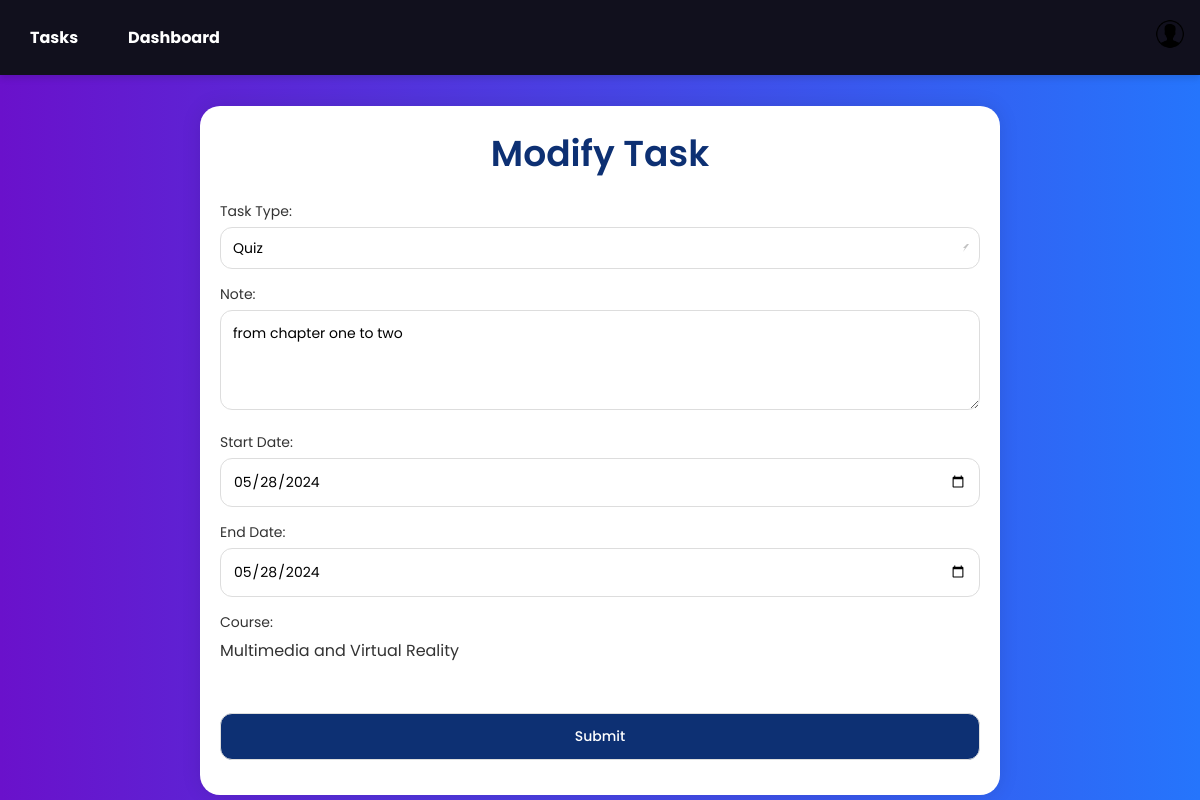
Page /modify_task.php?task_id=3 (signed in) on the committed database.
### tables this page shows
CREATE TABLE `tasks` (
  `task_id` int(11) NOT NULL,
  `task_type` enum('Quiz','Assignment') NOT NULL,
  `start_date` datetime NOT NULL,
  `end_date` datetime NOT NULL,
  `note` varchar(500) DEFAULT NULL,
  `course_id` int(11) DEFAULT NULL,
  `professor_id` int(11) DEFAULT NULL
);

CREATE TABLE `courses` (
  `course_id` int(11) NOT NULL,
  `course_name` varchar(255) NOT NULL,
  `semester` enum('1','2') NOT NULL,
  `level_id` int(11) DEFAULT NULL
);

### modify_task.php (the view, shortened to what this page needs)
<?php
$db = new mysqli('localhost', 'root', '', 'chatbot_login');
$task = null;
if (isset($_GET['task_id'])) {
    $taskId = $_GET['task_id'];
    $taskQuery = $db->prepare("SELECT * FROM tasks WHERE task_id = ?");
    $taskQuery->bind_param('i', $taskId);
    $taskQuery->execute();
    $taskResult = $taskQuery->get_result();
    if ($taskResult->num_rows > 0) {
        $task = $taskResult->fetch_assoc();
        $courseQuery = $db->prepare("SELECT course_name FROM courses WHERE course_id = ?");
        $courseQuery->bind_param('i', $task['course_id']);
        $courseQuery->execute();
        $courseResult = $courseQuery->get_result();
        if ($courseResult->num_rows > 0) {
            $course = $courseResult->fetch_assoc();
        } else {
            $course = ['course_name' => 'Unknown'];
        }
    }
}
?>
<!DOCTYPE html>
<html lang="en">
<head>
    <link rel="stylesheet" href="https://cdnjs.cloudflare.com/ajax/libs/font-awesome/5.15.3/css/all.min.css">
</head>
<body>
    <div id="navbar">
        <ul>
            <li><a href="professor_home.php">
                    <h4 align="center">Tasks</h4>
                </a></li>
            <li><a href="Dashboard.php">
                    <h4 align="center">Dashboard</h4>
                </a></li>
        </ul>
        <div class="profile-menu">
            <img src="icons8-male-user-100.png" alt="Profile Image">
        </div>
    </div>
    <div class="container">
        <h1>Modify Task</h1>
        <?php if ($task): ?>
            <form id="task-form" action="" method="POST">
                <label for="task-type">Task Type:</label>
                <select id="task-type" name="taskType">
                    <option value="Quiz" <?php if ($task['task_type'] == 'Quiz')
                        echo 'selected'; ?>>Quiz</option>
                </select><br>
                <label for="note-text">Note:</label>
                <textarea id="note-text" name="noteText"><?php echo htmlspecialchars($task['note']); ?></textarea><br>
                <label for="start-date">Start Date:</label>
                <input type="date" id="start-date" name="startDate"
                    value="<?php echo date('Y-m-d', strtotime($task['start_date'])); ?>"><br>
                <label for="end-date">End Date:</label>
                <input type="date" id="end-date" name="endDate"
                    value="<?php echo date('Y-m-d', strtotime($task['end_date'])); ?>"><br>
                <label for="course-name">Course:</label>
                <p id="course-name">
                    <?php echo isset($course) ? htmlspecialchars($course['course_name']) : 'Course not found'; ?></p><br>
                <br>
                <input type="submit" value="Submit">
            </form>
        <?php else: ?>
            <p>Task not found</p>
        <?php endif; ?>
    </div>
</body>
</html>

### modify_task.php (style rules this page uses)
* { margin: 0; padding: 0; box-sizing: border-box; font-family: "Poppins", sans-serif; }
body { background: linear-gradient(to right, #6a11cb, #2575fc); display: flex; flex-direction: column; align-items: center; justify-content: center; min-height: 100vh; color: #333; }
#navbar { width: 100%; background: #11101d; padding: 15px; display: flex; justify-content: space-between; align-items: center; position: fixed; top: 0; z-index: 1000; box-shadow: 0 4px 6px rgba(0, 0, 0, 0.1); }
#navbar ul { list-style-type: none; display: flex; margin: 0; padding: 0; }
#navbar ul li { margin-right: 20px; }
#navbar ul li a { color: #fff; text-decoration: none; padding: 10px 15px; border-radius: 12px; display: flex; align-items: center; transition: background 0.3s ease; }
.profile-menu { position: relative; }
.profile-menu img { width: 30px; height: 30px; border-radius: 50%; cursor: pointer; }
.container { margin-top: 100px; padding: 20px; width: calc(100% - 40px); max-width: 800px; background: #fff; border-radius: 20px; box-shadow: 0 0 20px rgba(0, 0, 0, 0.1); animation: fadeIn 1s ease-in-out; }
.container h1 { font-size: 36px; font-weight: 600; margin-bottom: 20px; text-align: center; color: #0d3073; }
.container label { display: block; font-size: 14px; margin-bottom: 5px; color: #333; }
.container select, .container textarea, .container input[type="date"], .container input[type="submit"] { width: 100%; padding: 12px; font-size: 14px; border-radius: 12px; border: 1px solid #ddd; margin-bottom: 15px; transition: all 0.3s ease; }
.container input[type="submit"] { background: #0d3073; color: #fff; font-weight: 500; cursor: pointer; }
textarea { resize: vertical; min-height: 100px; }
select { appearance: none; background-size: 12px 12px; }

### rows in the picture
tasks: taskType "Quiz", noteText "from chapter one to two", startDate "05/28/2024", endDate "05/28/2024"
courses: course_name "Multimedia and Virtual Reality"
